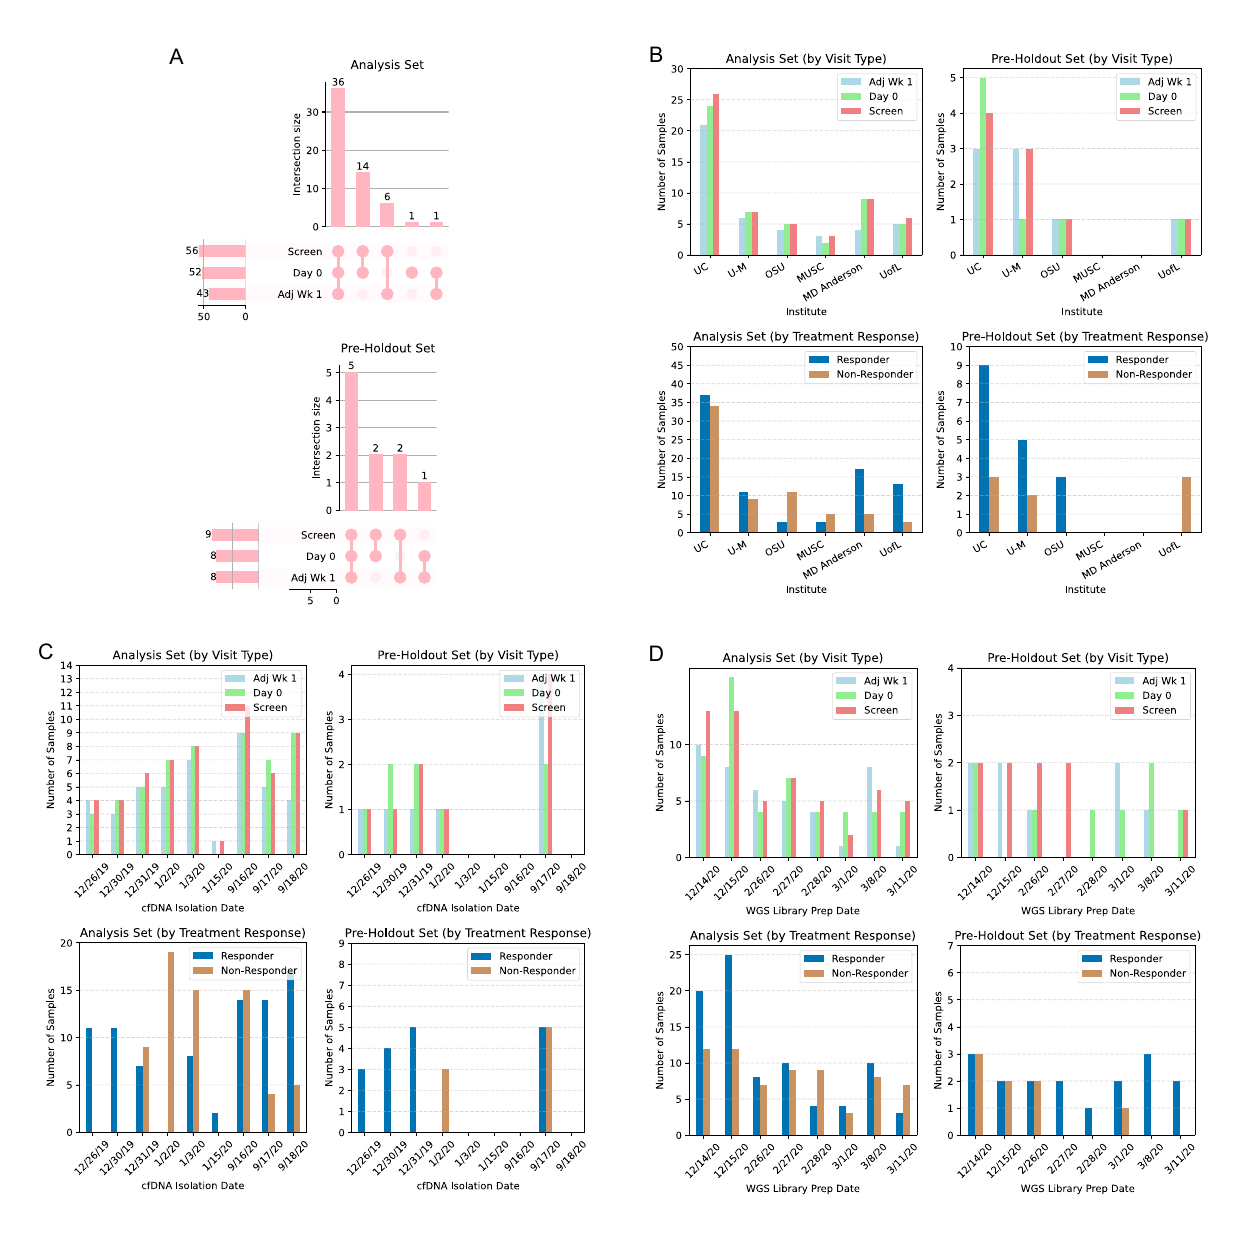

Recreate this plot in Python.
# %%
import pandas as pd
import matplotlib.pyplot as plt
from upsetplot import UpSet, from_memberships
import matplotlib.patches as mpatches
import seaborn as sns


def load_metadata(csv_file_path, valid_ids_path):
    metadata_df = pd.read_csv(csv_file_path)
    with open(valid_ids_path, "r") as f:
        valid_ids = {line.strip() for line in f}
    metadata_df['ID'] = metadata_df['ID'].str.replace('-', '_', regex=False)
    return metadata_df[metadata_df["ID"].astype(str).isin(valid_ids)]


def create_upset_plot(metadata_df, out_path, title, sort_by='input', sort_categories_by='-cardinality'):
    metadata_df = metadata_df[["ID", "Treatment Response", "Type of Visit", "Patient Number"]]
    patient_visits = pd.DataFrame({
        'Screen': metadata_df.groupby('Patient Number')['Type of Visit'].apply(lambda x: 'Screen' in x.values),
        'Day 0': metadata_df.groupby('Patient Number')['Type of Visit'].apply(lambda x: 'Day 0' in x.values),
        'Adj Wk 1': metadata_df.groupby('Patient Number')['Type of Visit'].apply(lambda x: 'Adj Wk 1' in x.values)
    })
    memberships = [
        [visit for visit, present in row.items() if present] for _, row in patient_visits.iterrows()
    ]
    upset_data = from_memberships(memberships)
    upset = UpSet(upset_data, subset_size='count', show_counts='%d', facecolor="lightpink", sort_by=sort_by,
                  sort_categories_by=sort_categories_by)
    upset.plot()
    plt.title(title, y=1.05)
    plt.savefig(out_path, dpi=1000, bbox_inches='tight')
    plt.show()


def create_institute_barplot(metadata_df, out_path, title, cohort=None, y_ticks=range(0, 31, 5)):
    universities = [
        "University of Cincinnati", "University of Michigan", "Ohio State University", 
        "Medical University of South Carolina", "MD Anderson", "University of Louisville"
    ]
    institute_label_map = {
        "University of Cincinnati": "UC", "University of Michigan": "U-M", "MD Anderson": "MD Anderson",
        "University of Louisville": "UofL", "Ohio State University": "OSU",
        "Medical University of South Carolina": "MUSC"
    }
    metadata_df = metadata_df[metadata_df["Institute"].isin(universities)]
    metadata_df["Institute"] = pd.Categorical(metadata_df["Institute"], categories=universities, ordered=True)
    if cohort:
        metadata_df["Cohort"] = metadata_df["Institute"].apply(lambda x: "Testing" if x in cohort else "Training")
    visit_counts = metadata_df.groupby(["Institute", "Type of Visit"]).size().reset_index(name='Count')
    pivot_df = visit_counts.pivot(index="Institute", columns="Type of Visit", values="Count").fillna(0)
    pivot_df = pivot_df.reindex(universities)

    colorblind_palette = sns.color_palette("colorblind")
    is_response_stratified = set(pivot_df.columns) == {"Responder", "Non-Responder"}
    if is_response_stratified:
        colors = {
            "Responder": colorblind_palette[0],
            "Non-Responder": colorblind_palette[5],
        }
        pivot_df = pivot_df[["Responder", "Non-Responder"]]
    else:
        colors = ["lightblue", "lightgreen", "lightcoral"]

    fig, ax = plt.subplots(figsize=(4, 4))
    if cohort:
        for idx in [universities.index(inst) for inst in cohort]:
            ax.axvspan(idx - 0.5, idx + 0.5, facecolor='lightgray', alpha=0.5)

    pivot_df.plot(kind='bar', stacked=False,
                  color=colors if isinstance(colors, list) else [colors[col] for col in pivot_df.columns], ax=ax)

    plt.ylabel('Number of Samples')
    ax.set_xticklabels([institute_label_map.get(label.get_text(), label.get_text()) for label in ax.get_xticklabels()],
                       rotation=30, ha='right')
    plt.grid(axis='y', linestyle='--', linewidth=0.7, alpha=0.5)
    ax.set_yticks(y_ticks)
    if cohort:
        patch = mpatches.Patch(color='lightgray', alpha=0.5, label='Institute Hold-Out')
        handles, labels = ax.get_legend_handles_labels()
        handles.append(patch)
        labels.append('Institute Hold-Out')
        ax.legend(handles=handles, labels=labels, title=None, loc='upper right')
    else:
        plt.legend(loc='upper right')
    plt.title(title)
    plt.tight_layout()
    plt.savefig(out_path, dpi=1000, bbox_inches='tight')
    plt.show()


def create_date_barplot(metadata_df, date_column, out_path, title, custom_order, y_ticks):
    visit_counts = metadata_df.groupby([date_column, "Type of Visit"]).size().reset_index(name='Count')
    pivot_df = visit_counts.pivot(index=date_column, columns="Type of Visit", values="Count").fillna(0)
    pivot_df = pivot_df.reindex(custom_order, fill_value=0)
    pivot_df.index = pd.Categorical(pivot_df.index, categories=custom_order, ordered=True)
    pivot_df.sort_index(inplace=True)

    colorblind_palette = sns.color_palette("colorblind")
    is_response_stratified = set(pivot_df.columns) == {"Responder", "Non-Responder"}
    if is_response_stratified:
        colors = {
            "Responder": colorblind_palette[0],
            "Non-Responder": colorblind_palette[5],
        }
        pivot_df = pivot_df[["Responder", "Non-Responder"]]
    else:
        colors = ["lightblue", "lightgreen", "lightcoral"]

    fig, ax = plt.subplots(figsize=(4, 4))
    pivot_df.plot(kind='bar', stacked=False,
                  color=colors if isinstance(colors, list) else [colors[col] for col in pivot_df.columns], ax=ax)

    plt.ylabel('Number of Samples')
    plt.xlabel(date_column)
    plt.legend(loc='upper right')
    plt.xticks(rotation=45)
    plt.grid(axis='y', linestyle='--', linewidth=0.7, alpha=0.5)
    ax.set_yticks(y_ticks)
    plt.title(title)
    plt.tight_layout()
    plt.savefig(out_path, dpi=1000, bbox_inches='tight')
    plt.show()


# Paths
csv_file = "../../Supplementary_Tables/ST1/RAW_HNSCC_METADATA_NEW_v10.csv"
cv_ids = "../../Utils/Lists/cv_ids.txt"
holdout_ids = "../../Utils/Lists/holdout_ids.txt"

# Load metadata
metadata_cv = load_metadata(csv_file, cv_ids)
metadata_holdout = load_metadata(csv_file, holdout_ids)

# SF2.P1.v1.pdf
create_upset_plot(
    metadata_cv,
    out_path='SF2.P1.v1.pdf',
    title='Analysis Set',
    sort_by='input',
    sort_categories_by='-cardinality'
)

# SF2.P2.v1.pdf
create_upset_plot(
    metadata_holdout,
    out_path='SF2.P2.v1.pdf',
    title='Pre-Holdout Set',
    sort_by='-degree',
    sort_categories_by='input'
)

# SF2.P3a.v1.pdf — stratified by Type of Visit (default)
create_institute_barplot(
    metadata_cv,
    out_path='SF2.P3a.v1.pdf',
    title='Analysis Set (by Visit Type)',
    #cohort={"Ohio State University", "University of Louisville"},
    y_ticks=range(0, 31, 5)
)

# SF2.P3b.v1.pdf — stratified by Treatment Response
create_institute_barplot(
    metadata_cv.drop(columns=["Type of Visit"]).rename(columns={"Treatment Response": "Type of Visit"}),
    out_path='SF2.P3b.v1.pdf',
    title='Analysis Set (by Treatment Response)',
    #cohort={"Ohio State University", "University of Louisville"},
    y_ticks=range(0, 51, 5)
)

# SF2.P4a.v1.pdf - Pre-Holdout by Visit
create_institute_barplot(
    metadata_holdout,
    'SF2.P4a.v1.pdf',
    'Pre-Holdout Set (by Visit Type)',
    None,
    range(0, 6, 1)
)

# SF2.P4b.v1.pdf - Pre-Holdout by Treatment Response
create_institute_barplot(
    metadata_holdout.drop(columns=["Type of Visit"]).rename(columns={"Treatment Response": "Type of Visit"}),
    'SF2.P4b.v1.pdf',
    'Pre-Holdout Set (by Treatment Response)',
    None,
    range(0, 11, 1)
)


# SF2.P5a.v1.pdf - Analysis Set cfDNA Isolation Date by Visit
create_date_barplot(
    metadata_cv,
    "cfDNA Isolation Date",
    "SF2.P5a.v1.pdf",
    "Analysis Set (by Visit Type)",
    custom_order=["12/26/19", "12/30/19", "12/31/19", "1/2/20", "1/3/20", "1/15/20", "9/16/20", "9/17/20", "9/18/20"],
    y_ticks=range(0, 15, 1)
)

# SF2.P5b.v1.pdf - by Treatment Response
create_date_barplot(
    metadata_cv.drop(columns=["Type of Visit"]).rename(columns={"Treatment Response": "Type of Visit"}),
    "cfDNA Isolation Date",
    "SF2.P5b.v1.pdf",
    "Analysis Set (by Treatment Response)",
    custom_order=["12/26/19", "12/30/19", "12/31/19", "1/2/20", "1/3/20", "1/15/20", "9/16/20", "9/17/20", "9/18/20"],
    y_ticks=range(0, 25, 5)
)


# SF2.P6a.v1.pdf - Pre-Holdout cfDNA Date by Visit
create_date_barplot(
    metadata_holdout,
    "cfDNA Isolation Date",
    "SF2.P6a.v1.pdf",
    "Pre-Holdout Set (by Visit Type)",
    custom_order=["12/26/19", "12/30/19", "12/31/19", "1/2/20", "1/3/20", "1/15/20", "9/16/20", "9/17/20", "9/18/20"],
    y_ticks=range(0, 5, 1)
)

# SF2.P6b.v1.pdf - Pre-Holdout cfDNA Date by Response
create_date_barplot(
    metadata_holdout.drop(columns=["Type of Visit"]).rename(columns={"Treatment Response": "Type of Visit"}),
    "cfDNA Isolation Date",
    "SF2.P6b.v1.pdf",
    "Pre-Holdout Set (by Treatment Response)",
    custom_order=["12/26/19", "12/30/19", "12/31/19", "1/2/20", "1/3/20", "1/15/20", "9/16/20", "9/17/20", "9/18/20"],
    y_ticks=range(0, 10, 1)
)


# SF2.P7a.v1.pdf - WGS Prep by Visit
create_date_barplot(
    metadata_cv,
    "WGS Library Prep Date",
    "SF2.P7a.v1.pdf",
    "Analysis Set (by Visit Type)",
    custom_order=["12/14/20", "12/15/20", "2/26/20", "2/27/20", "2/28/20", "3/1/20", "3/8/20", "3/11/20"],
    y_ticks=range(0, 15, 5)
)

# SF2.P7b.v1.pdf - WGS Prep by Response
create_date_barplot(
    metadata_cv.drop(columns=["Type of Visit"]).rename(columns={"Treatment Response": "Type of Visit"}),
    "WGS Library Prep Date",
    "SF2.P7b.v1.pdf",
    "Analysis Set (by Treatment Response)",
    custom_order=["12/14/20", "12/15/20", "2/26/20", "2/27/20", "2/28/20", "3/1/20", "3/8/20", "3/11/20"],
    y_ticks=range(0, 26, 5)
)


# SF2.P8a.v1.pdf - Holdout WGS Prep by Visit
create_date_barplot(
    metadata_holdout,
    "WGS Library Prep Date",
    "SF2.P8a.v1.pdf",
    "Pre-Holdout Set (by Visit Type)",
    custom_order=["12/14/20", "12/15/20", "2/26/20", "2/27/20", "2/28/20", "3/1/20", "3/8/20", "3/11/20"],
    y_ticks=range(0, 5, 1)
)

# SF2.P8b.v1.pdf - Holdout WGS Prep by Response
create_date_barplot(
    metadata_holdout.drop(columns=["Type of Visit"]).rename(columns={"Treatment Response": "Type of Visit"}),
    "WGS Library Prep Date",
    "SF2.P8b.v1.pdf",
    "Pre-Holdout Set (by Treatment Response)",
    custom_order=["12/14/20", "12/15/20", "2/26/20", "2/27/20", "2/28/20", "3/1/20", "3/8/20", "3/11/20"],
    y_ticks=range(0, 8, 1)
)
